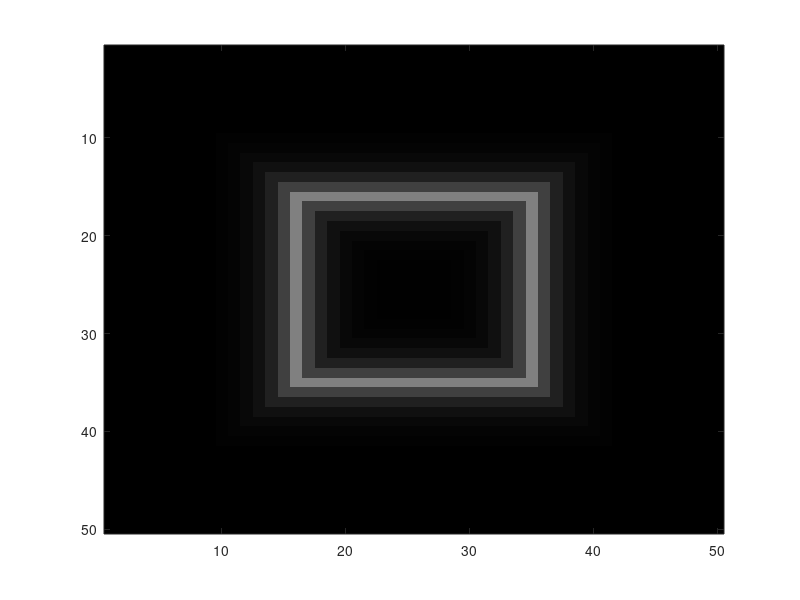

Source code (MATLAB): (Note: this script raises an error after producing the figure.)
%%1-Gradient

img=double(zeros(50));
k=1;
for i=10:16
    k=k*2;
    img(i:50-i+1,i:50-i+1)=k;
end
for i=17:23
    k=k/2;
    img(i:50-i+1,i:50-i+1)=k;
end

figure(1)
image(uint8(img));
colormap(gray(256));

%%
%2-Adaptation de l'algorithme de la bulle
%2-1 Algorithme de la tortue
%Contour est un tableau contenant les coordonnées des points représentant
%les contours et nbPoints est le nombre de points formant le contour
%On test sur une image toute noire avec un bloc blanc au milieu pour voir
%le fonctionnement de la fonction tortue 

imgbinaire=double(ones(50));
for x=24:26
    for y=24:26
        imgbinaire(x,y)=0;
    end
end
%%
[contours,nbPoints] = tortue1(imgbinaire);

figure(1)
image(uint8(contours));
colormap(gray(256));
%%
%code complété
[contours,nbPoints,energie] = tortue(imgbinaire,img);

figure(1)
image(uint8(contours));
colormap(gray(256));
%%

%2-2 Algorithme de la bulle
bulle(imgbinaire,img);
figure(2)
image(uint8(contours));
colormap(gray(256));